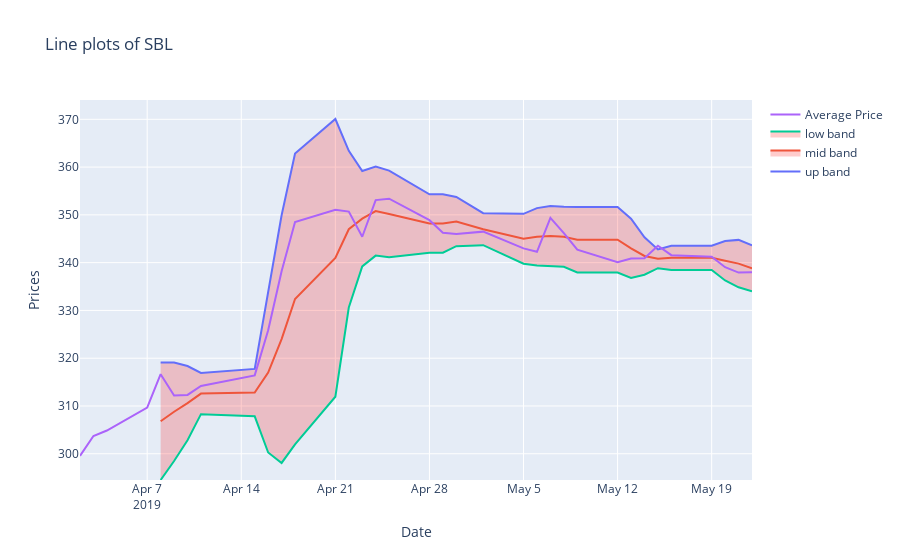

The notebook cell saved with this chart:
### Code cell
layout1 = go.Layout(title=f'Line plots of {stock}',xaxis=dict(title = 'Date'),yaxis=dict(title = 'Prices'))
fig= go.Figure(data=[trace3,trace4,trace5,trace6],layout = layout1)
fig.show()
